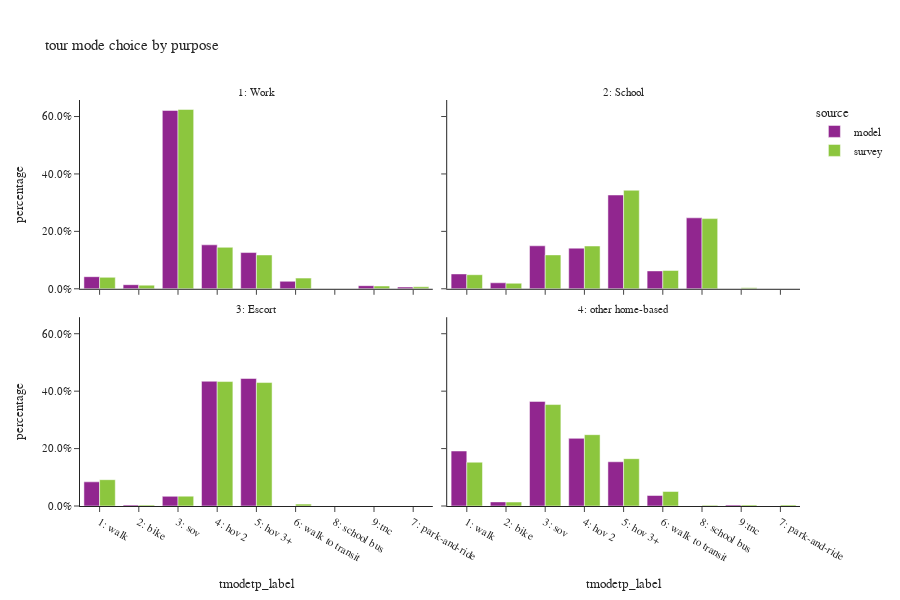

Here is the notebook cell this chart was saved with:
### Code cell
# plot mode choice by purpose
all_tour = df_tour.filter(pl.col('parent') == 0)
plot_mode_choice(all_tour,"tour mode choice by purpose")

### Figure 1 — Plotly figure (JSON) as saved in the notebook; plotly's stock layout.template omitted (floating-point values rounded to 4 significant figures)
{"data": [{"alignmentgroup": "True", "customdata": [[22355], [17062], [40821], [197408], [239454], [65943], [33], [971506], [9473]], "hovertemplate": "source=model<br>pdpurp_label=1: Work<br>tmodetp_label=%{x}<br>percentage=%{y}<br>sample_count=%{customdata[0]}<extra></extra>", "legendgroup": "model", "marker": {"color": "#91268F", "pattern": {"shape": ""}}, "name": "model", "offsetgroup": "model", "orientation": "v", "showlegend": true, "textposition": "auto", "type": "bar", "x": ["2: bike", "9:tnc", "6: walk to transit", "5: hov 3+", "4: hov 2", "1: walk", null, "3: sov", "7: park-and-ride"], "xaxis": "x3", "y": [0.01429, 0.01091, 0.0261, 0.1262, 0.1531, 0.04216, 2.11e-05, 0.6211, 0.006057], "yaxis": "y3"}, {"alignmentgroup": "True", "customdata": [[149342], [31266], [4], [90455], [85517], [197395], [12598], [37624], [8]], "hovertemplate": "source=model<br>pdpurp_label=2: School<br>tmodetp_label=%{x}<br>percentage=%{y}<br>sample_count=%{customdata[0]}<extra></extra>", "legendgroup": "model", "marker": {"color": "#91268F", "pattern": {"shape": ""}}, "name": "model", "offsetgroup": "model", "orientation": "v", "showlegend": false, "textposition": "auto", "type": "bar", "x": ["8: school bus", "1: walk", null, "3: sov", "4: hov 2", "5: hov 3+", "2: bike", "6: walk to transit", "9:tnc"], "xaxis": "x4", "y": [0.2472, 0.05175, 6.62e-06, 0.1497, 0.1415, 0.3267, 0.02085, 0.06227, 1.324e-05], "yaxis": "y4"}, {"alignmentgroup": "True", "customdata": [[272691], [52801], [12], [21106], [2172], [278750]], "hovertemplate": "source=model<br>pdpurp_label=3: Escort<br>tmodetp_label=%{x}<br>percentage=%{y}<br>sample_count=%{customdata[0]}<extra></extra>", "legendgroup": "model", "marker": {"color": "#91268F", "pattern": {"shape": ""}}, "name": "model", "offsetgroup": "model", "orientation": "v", "showlegend": false, "textposition": "auto", "type": "bar", "x": ["4: hov 2", "1: walk", null, "3: sov", "2: bike", "5: hov 3+"], "xaxis": "x", "y": [0.4345, 0.08414, 1.912e-05, 0.03363, 0.003461, 0.4442], "yaxis": "y"}, {"alignmentgroup": "True", "customdata": [[676145], [1045594], [549581], [89], [105077], [9709], [41194], [442100]], "hovertemplate": "source=model<br>pdpurp_label=4: other home-based<br>tmodetp_label=%{x}<br>percentage=%{y}<br>sample_count=%{customdata[0]}<extra></extra>", "legendgroup": "model", "marker": {"color": "#91268F", "pattern": {"shape": ""}}, "name": "model", "offsetgroup": "model", "orientation": "v", "showlegend": false, "textposition": "auto", "type": "bar", "x": ["4: hov 2", "3: sov", "1: walk", null, "6: walk to transit", "9:tnc", "2: bike", "5: hov 3+"], "xaxis": "x2", "y": [0.2356, 0.3644, 0.1915, 3.102e-05, 0.03662, 0.003384, 0.01436, 0.1541], "yaxis": "y2"}, {"alignmentgroup": "True", "customdata": [[28], [254], [1405], [241], [15], [366], [23], [136], [108]], "hovertemplate": "source=survey<br>pdpurp_label=1: Work<br>tmodetp_label=%{x}<br>percentage=%{y}<br>sample_count=%{customdata[0]}<extra></extra>", "legendgroup": "survey", "marker": {"color": "#8CC63E", "pattern": {"shape": ""}}, "name": "survey", "offsetgroup": "survey", "orientation": "v", "showlegend": true, "textposition": "auto", "type": "bar", "x": ["7: park-and-ride", "4: hov 2", "3: sov", "1: walk", null, "6: walk to transit", "9:tnc", "2: bike", "5: hov 3+"], "xaxis": "x3", "y": [0.007049, 0.1445, 0.6247, 0.0399, 0.0064, 0.0372, 0.009714, 0.01269, 0.1179], "yaxis": "y3"}, {"alignmentgroup": "True", "customdata": [[61], [4], [22], [189], [93], [47], [76], [3], [159]], "hovertemplate": "source=survey<br>pdpurp_label=2: School<br>tmodetp_label=%{x}<br>percentage=%{y}<br>sample_count=%{customdata[0]}<extra></extra>", "legendgroup": "survey", "marker": {"color": "#8CC63E", "pattern": {"shape": ""}}, "name": "survey", "offsetgroup": "survey", "orientation": "v", "showlegend": false, "textposition": "auto", "type": "bar", "x": ["6: walk to transit", "9:tnc", "2: bike", "5: hov 3+", "4: hov 2", "3: sov", "1: walk", null, "8: school bus"], "xaxis": "x4", "y": [0.06381, 0.00329, 0.01933, 0.3432, 0.149, 0.1181, 0.04906, 0.009809, 0.2444], "yaxis": "y4"}, {"alignmentgroup": "True", "customdata": [[45], [102], [3], [342], [252], [1], [11], [15], [3]], "hovertemplate": "source=survey<br>pdpurp_label=3: Escort<br>tmodetp_label=%{x}<br>percentage=%{y}<br>sample_count=%{customdata[0]}<extra></extra>", "legendgroup": "survey", "marker": {"color": "#8CC63E", "pattern": {"shape": ""}}, "name": "survey", "offsetgroup": "survey", "orientation": "v", "showlegend": false, "textposition": "auto", "type": "bar", "x": ["3: sov", "1: walk", null, "4: hov 2", "5: hov 3+", "9:tnc", "6: walk to transit", "2: bike", "8: school bus"], "xaxis": "x", "y": [0.0343, 0.09166, 0.0004713, 0.4335, 0.43, 1.057e-05, 0.006584, 0.003116, 0.0003998], "yaxis": "y"}, {"alignmentgroup": "True", "customdata": [[22], [7], [655], [156], [330], [34], [1717], [28], [2088], [1241]], "hovertemplate": "source=survey<br>pdpurp_label=4: other home-based<br>tmodetp_label=%{x}<br>percentage=%{y}<br>sample_count=%{customdata[0]}<extra></extra>", "legendgroup": "survey", "marker": {"color": "#8CC63E", "pattern": {"shape": ""}}, "name": "survey", "offsetgroup": "survey", "orientation": "v", "showlegend": false, "textposition": "auto", "type": "bar", "x": ["7: park-and-ride", "8: school bus", "5: hov 3+", "2: bike", "6: walk to transit", "9:tnc", "1: walk", null, "3: sov", "4: hov 2"], "xaxis": "x2", "y": [0.003543, 0.002599, 0.1649, 0.01372, 0.05056, 0.003658, 0.1526, 0.006728, 0.3533, 0.2484], "yaxis": "y2"}], "layout": {"annotations": [{"font": {}, "showarrow": false, "text": "3: Escort", "x": 0.245, "xanchor": "center", "xref": "paper", "y": 0.465, "yanchor": "bottom", "yref": "paper"}, {"font": {}, "showarrow": false, "text": "4: other home-based", "x": 0.755, "xanchor": "center", "xref": "paper", "y": 0.465, "yanchor": "bottom", "yref": "paper"}, {"font": {}, "showarrow": false, "text": "1: Work", "x": 0.245, "xanchor": "center", "xref": "paper", "y": 1.0, "yanchor": "bottom", "yref": "paper"}, {"font": {}, "showarrow": false, "text": "2: School", "x": 0.755, "xanchor": "center", "xref": "paper", "y": 1.0, "yanchor": "bottom", "yref": "paper"}], "barmode": "group", "font": {"size": 11}, "height": 600, "legend": {"title": {"text": "source"}, "tracegroupgap": 0}, "title": {"text": "tour mode choice by purpose"}, "width": 900, "xaxis": {"anchor": "y", "categoryorder": "category ascending", "domain": [0.0, 0.49], "dtick": 1, "title": {"text": "tmodetp_label"}}, "xaxis2": {"anchor": "y2", "domain": [0.51, 1.0], "matches": "x", "title": {"text": "tmodetp_label"}}, "xaxis3": {"anchor": "y3", "domain": [0.0, 0.49], "matches": "x", "showticklabels": false}, "xaxis4": {"anchor": "y4", "domain": [0.51, 1.0], "matches": "x", "showticklabels": false}, "yaxis": {"anchor": "x", "domain": [0.0, 0.465], "tickformat": ".1%", "title": {"text": "percentage"}}, "yaxis2": {"anchor": "x2", "domain": [0.0, 0.465], "matches": "y", "showticklabels": false, "tickformat": ".1%"}, "yaxis3": {"anchor": "x3", "domain": [0.535, 1.0], "matches": "y", "tickformat": ".1%", "title": {"text": "percentage"}}, "yaxis4": {"anchor": "x4", "domain": [0.535, 1.0], "matches": "y", "showticklabels": false, "tickformat": ".1%"}}}
